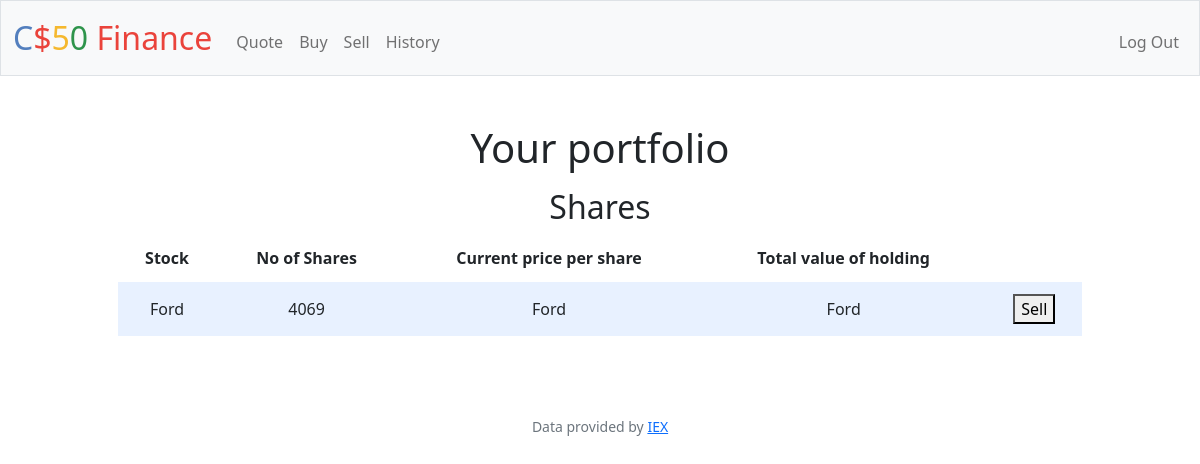
Page / (signed in) on the earlier database version.
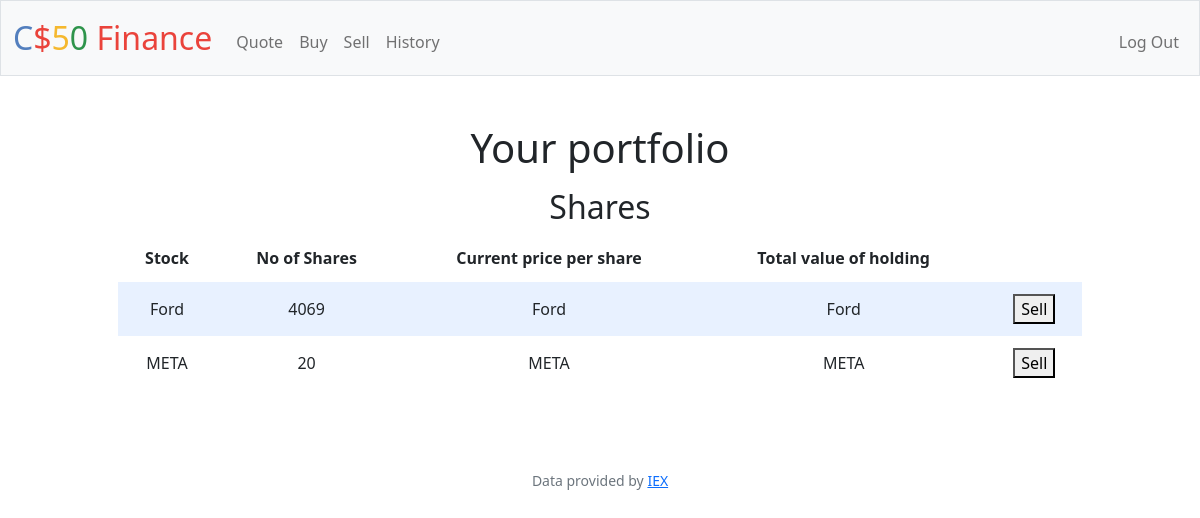
Same page on the later database version.
### tables this page shows
CREATE TABLE shares (shareID INTEGER PRIMARY KEY AUTOINCREMENT NOT NULL, symbol TEXT NOT NULL, quantity INTEGER NOT NULL, userid int NOT NULL, FOREIGN KEY (userID) REFERENCES users(id));

### app.py (the view)
@app.route("/")
@login_required
def index():
    shares = db.execute("SELECT * FROM shares where userid=?", session["user_id"])
    print(shares)
    return render_template("index.html",shares=shares)

### app.py (called while the page is built)
@app.after_request
def after_request(response):
    response.headers["Cache-Control"] = "no-cache, no-store, must-revalidate"
    response.headers["Expires"] = 0
    response.headers["Pragma"] = "no-cache"
    return response

### helpers.py (called while the page is built)
def login_required(f):
    @wraps(f)
    def decorated_function(*args, **kwargs):
        if session.get("user_id") is None:
            return redirect("/login")
        return f(*args, **kwargs)
    return decorated_function

### templates/index.html (shortened to what this page needs)
{% extends "layout.html" %}
{% block main %}
<div class="header">
    <h1>Your portfolio</h1>
</div>
<div class="container">
    <div class="section">
        <h2>Shares</h2>
        <table>
            <thead>
                <tr>
                    <th>Stock</th>
                    <th>No of Shares</th>
                    <th>Current price per share</th>
                    <th>Total value of holding</th>
                </tr>
            </thead>
            <tbody>
                {% for share in shares %}
                    <tr>
                        <td>{{ share.symbol }}</td>
                        <td>{{ share.quantity }}</td>
                        <td>{{ share.symbol }}</td>
                        <td>{{ share.symbol }}</td>
                        <td>
                        <form action="/sell" method="get"><input name="id" type="hidden" value="{{ share.shareid }}">
                            <button type="submit">Sell</button>
                        </form>
                        </td>
                    </tr>
                {% endfor %}
            </tbody>
        </table>
    </div>
</div>
{% endblock %}

### templates/layout.html (shortened to what this page needs)
<!DOCTYPE html>
<html lang="en">
    <head>
        <link href="https://cdn.jsdelivr.net/npm/bootstrap@5.1.3/dist/css/bootstrap.min.css" rel="stylesheet">
        <link href="/static/styles.css" rel="stylesheet">
    </head>
    <body>
        <nav class="bg-light border navbar navbar-expand-md navbar-light">
            <div class="container-fluid">
                <a class="navbar-brand" href="/"><span class="blue">C</span><span class="red">$</span><span class="yellow">5</span><span class="green">0</span> <span class="red">Finance</span></a>
                <div class="collapse navbar-collapse" id="navbar">
                    {% if session["user_id"] %}
                        <ul class="navbar-nav me-auto mt-2">
                            <li class="nav-item"><a class="nav-link" href="/quote">Quote</a></li>
                            <li class="nav-item"><a class="nav-link" href="/buy">Buy</a></li>
                            <li class="nav-item"><a class="nav-link" href="/sell">Sell</a></li>
                            <li class="nav-item"><a class="nav-link" href="/history">History</a></li>
                        </ul>
                        <ul class="navbar-nav ms-auto mt-2">
                            <li class="nav-item"><a class="nav-link" href="/logout">Log Out</a></li>
                        </ul>
                    {% else %}
                        <ul class="navbar-nav ms-auto mt-2">
                            <li class="nav-item"><a class="nav-link" href="/register">Register</a></li>
                            <li class="nav-item"><a class="nav-link" href="/login">Log In</a></li>
                        </ul>
                    {% endif %}
                </div>
            </div>
        </nav>
        <main class="container-fluid py-5 text-center">
            {% block main %}{% endblock %}
        </main>
        <footer class="mb-5 small text-center text-muted">
            Data provided by <a href="https://iexcloud.io/">IEX</a>
        </footer>
    </body>
</html>

### static/styles.css (style rules this page uses)
nav .navbar-brand { font-size: xx-large; }
nav .navbar-brand .blue { color: #537fbe; }
nav .navbar-brand .red { color: #ea433b; }
nav .navbar-brand .yellow { color: #f5b82e; }
nav .navbar-brand .green { color: #2e944b; }
.container { margin-left: auto; margin-right: auto; padding-left: 15px; padding-right: 15px; text-align: center; width: 90%; }
.section { padding-bottom: 1rem; padding-left: 2rem; padding-right: 2rem; padding-top: 0.5rem; }
table { background-color: transparent; margin-bottom: 1rem; width: 100%; }
table th, table td { padding: 0.75rem; vertical-align: middle; }
tbody tr:nth-of-type(odd) { background-color: rgb(179, 208, 255, 0.3) }

Differences in the rows shown:
added shares: symbol "META", quantity "20"
